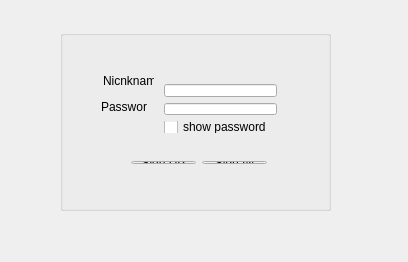
<?xml version="1.0" encoding="UTF-8"?>
<ui version="4.0">
 <class>AuthenticationForm</class>
 <widget class="QWidget" name="AuthenticationForm">
  <property name="windowModality">
   <enum>Qt::ApplicationModal</enum>
  </property>
  <property name="enabled">
   <bool>true</bool>
  </property>
  <property name="geometry">
   <rect>
    <x>0</x>
    <y>0</y>
    <width>408</width>
    <height>262</height>
   </rect>
  </property>
  <property name="windowTitle">
   <string>Authentication</string>
  </property>
  <property name="windowIcon">
   <iconset resource="FSPClient.qrc">
    <normaloff>:/icons/Resources/Saki-Snowish-Authentication-Lock.ico</normaloff>:/icons/Resources/Saki-Snowish-Authentication-Lock.ico</iconset>
  </property>
  <property name="autoFillBackground">
   <bool>true</bool>
  </property>
  <widget class="QGroupBox" name="groupBox">
   <property name="geometry">
    <rect>
     <x>60</x>
     <y>30</y>
     <width>271</width>
     <height>181</height>
    </rect>
   </property>
   <property name="title">
    <string/>
   </property>
   <widget class="QWidget" name="layoutWidget">
    <property name="geometry">
     <rect>
      <x>60</x>
      <y>120</y>
      <width>158</width>
      <height>25</height>
     </rect>
    </property>
    <layout class="QHBoxLayout" name="horizontalLayout_2">
     <item>
      <widget class="QPushButton" name="pushButton_signup">
       <property name="text">
        <string>Sign UP</string>
       </property>
      </widget>
     </item>
     <item>
      <widget class="QPushButton" name="pushButton_signin">
       <property name="text">
        <string>Sign IN</string>
       </property>
      </widget>
     </item>
    </layout>
   </widget>
   <widget class="QLabel" name="label">
    <property name="geometry">
     <rect>
      <x>43</x>
      <y>43</y>
      <width>51</width>
      <height>16</height>
     </rect>
    </property>
    <property name="text">
     <string>Nicnkname</string>
    </property>
   </widget>
   <widget class="QLabel" name="label_2">
    <property name="geometry">
     <rect>
      <x>41</x>
      <y>69</y>
      <width>46</width>
      <height>16</height>
     </rect>
    </property>
    <property name="text">
     <string>Password</string>
    </property>
   </widget>
   <widget class="QWidget" name="layoutWidget">
    <property name="geometry">
     <rect>
      <x>93</x>
      <y>43</y>
      <width>135</width>
      <height>71</height>
     </rect>
    </property>
    <layout class="QVBoxLayout" name="verticalLayout">
     <item>
      <widget class="QLineEdit" name="lineEdit_nickname">
       <property name="dragEnabled">
        <bool>true</bool>
       </property>
      </widget>
     </item>
     <item>
      <widget class="QLineEdit" name="lineEdit_password"/>
     </item>
     <item>
      <widget class="QCheckBox" name="checkBox_showpswd">
       <property name="enabled">
        <bool>true</bool>
       </property>
       <property name="text">
        <string>show password</string>
       </property>
       <property name="checked">
        <bool>false</bool>
       </property>
       <property name="tristate">
        <bool>false</bool>
       </property>
      </widget>
     </item>
    </layout>
   </widget>
  </widget>
 </widget>
 <layoutdefault spacing="6" margin="11"/>
 <resources>
  <include location="FSPClient.qrc"/>
 </resources>
 <connections/>
</ui>
